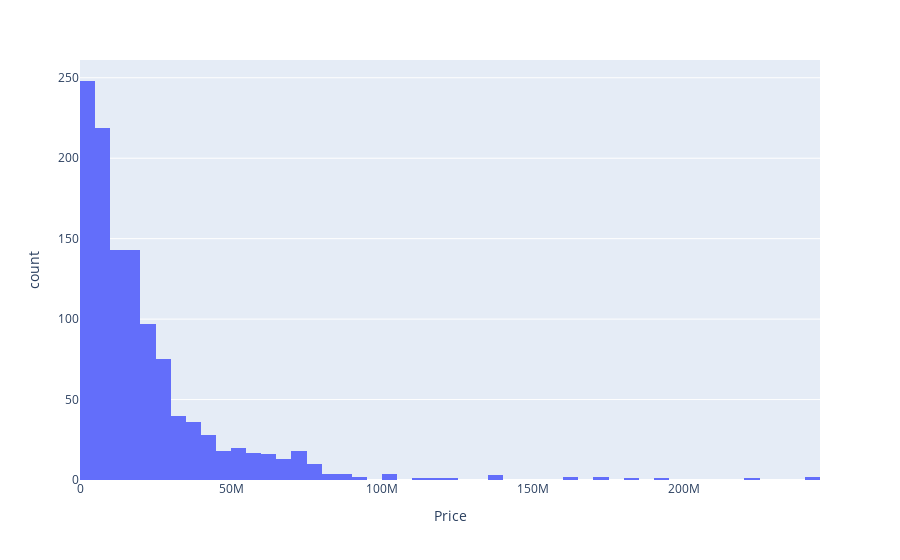

Notebook code cell kept with this figure:
### Code cell
px.histogram(df1,x='Price')

### Figure 1 — Plotly figure (JSON) as saved in the notebook; plotly's stock layout.template omitted (floating-point values rounded to 4 significant figures; data arrays with more than 128 entries replaced by an {"elided": "..."} marker saying what was removed)
{"data": [{"alignmentgroup": "True", "bingroup": "x", "hovertemplate": "Price=%{x}<br>count=%{y}<extra></extra>", "legendgroup": "", "marker": {"color": "#636efa", "pattern": {"shape": ""}}, "name": "", "offsetgroup": "", "orientation": "v", "showlegend": false, "type": "histogram", "x": {"elided": "1170 int values"}, "xaxis": "x", "yaxis": "y"}], "layout": {"autosize": true, "barmode": "relative", "legend": {"tracegroupgap": 0}, "margin": {"t": 60}, "xaxis": {"anchor": "y", "autorange": true, "domain": [0, 1], "range": [-0.5, 245000000.0], "title": {"text": "Price"}, "type": "linear"}, "yaxis": {"anchor": "x", "autorange": true, "domain": [0, 1], "range": [0, 261.1], "title": {"text": "count"}}}}
